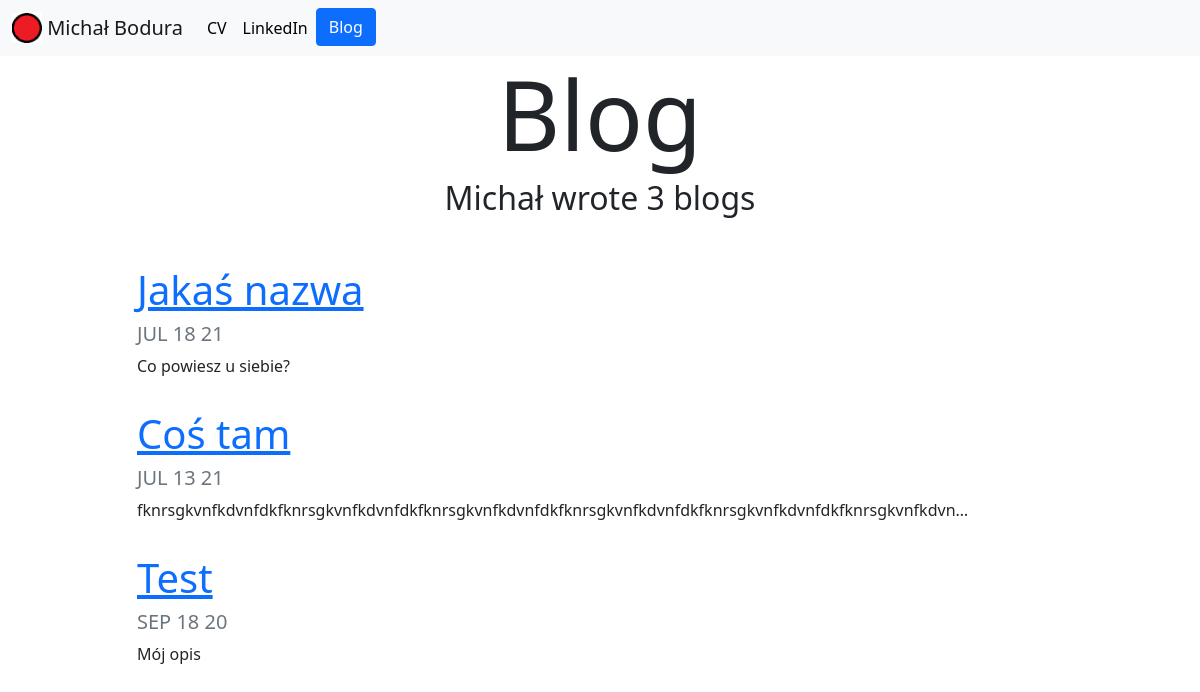
Screenshot of /blog/ with the database file from the repository.
### blog/models.py (models this page shows, shortened)
class Blog(models.Model):
    tytul = models.CharField(max_length=250)
    description = models.TextField()
    date = models.DateField()

### blog/views.py (the view)
# urls.py: path('', views.all_blogs, name='all_blogs'),
def all_blogs(request):
     blogs = Blog.objects.order_by('-date')
     return render(request,'blog/all_blogs.html',{'blogs':blogs})

### blog/templates/blog/all_blogs.html
{% extends 'portfolio/base.html' %}
{% load static %}
{% block content %}
<h1 id="blogtitle" class="font-weight-bold text-center">Blog</h1>
<h2 class="text-center mb-5">Michał wrote {{blogs.count}} blog{{blogs.count|pluralize}}</h2>
{% for blog in blogs %}
<div class="row justify-content-center my-3">
    <div class="col-md-10">
        <a href="{% url 'blog:detail' blog.id %}"><h1>{{blog.tytul}}</h1></a>
        <h5 class="text-muted">{{blog.date|date:'M d y'|upper}}</h5>
        <p>{{blog.description|striptags|truncatechars:100}}</p>
    </div>
</div>
{% endfor %}
{% endblock %}

### portfolio/templates/portfolio/base.html (shortened to what this page needs)
{% load static %}
<!doctype html>
<html lang="en">
<head>
  <link href="https://cdn.jsdelivr.net/npm/bootstrap@5.0.2/dist/css/bootstrap.min.css" rel="stylesheet">
  <link rel="stylesheet" href="{% static "portfolio/custom.css" %}">
</head>
<body>
<nav id="topNav" class="navbar navbar-expand-lg navbar-light bg-light">
    <div class="container-fluid">
      <a class="navbar-brand" href="{% url 'home' %}">
        <img src="{% static "portfolio/logo.png" %}" width="30" height="30" class="d-inline-block align-top" alt="Nick's Logo">
        <span>Michał Bodura</span>
      </a>
      <div class="collapse navbar-collapse" id="navbarSupportedContent">
        <ul class="navbar-nav me-auto mb-2 mb-lg-0">
          <li class="nav-item">
            <a class="nav-link" href="{% static "portfolio/BoduraMichał_CV.pdf" %}">CV</a>
          </li>
          <li class="nav-item">
            <a class="nav-link" href="https://www.linkedin.com/in/micha%C5%82-bodura-951462173/" target="_blank">LinkedIn</a>
          </li>
          <li>
            <a role="button" href="{% url 'blog:all_blogs' %}" class="btn btn-primary">Blog</a>
          </li>
        </ul>
      </div>
    </div>
  </nav>
  <div class="container">
    {% block content %}{% endblock %}
  </div>
</body>
</html>

### portfolio/static/portfolio/custom.css (style rules this page uses)
.navbar-nav .nav-link { color: rgba(0,0,0,1) !important; }
#blogtitle { font-size: 6rem; }

### rows the page displays
Blog: tytul "Jakaś nazwa", date "JUL 18 21", description "Co powiesz u siebie?"
Blog: tytul "Coś tam", date "JUL 13 21", description "fknrsgkvnfkdvnfdkfknrsgkvnfkdvnfdkfknrsgkvnfkdvnfdkfknrsgkvnfkdvnfdkfknrsgkvnfkdvnfdkfknrsgkvnfkdvn…"
Blog: tytul "Test", date "SEP 18 20", description "Mój opis"

### other values shown
{{ blogs.count }} "3"
